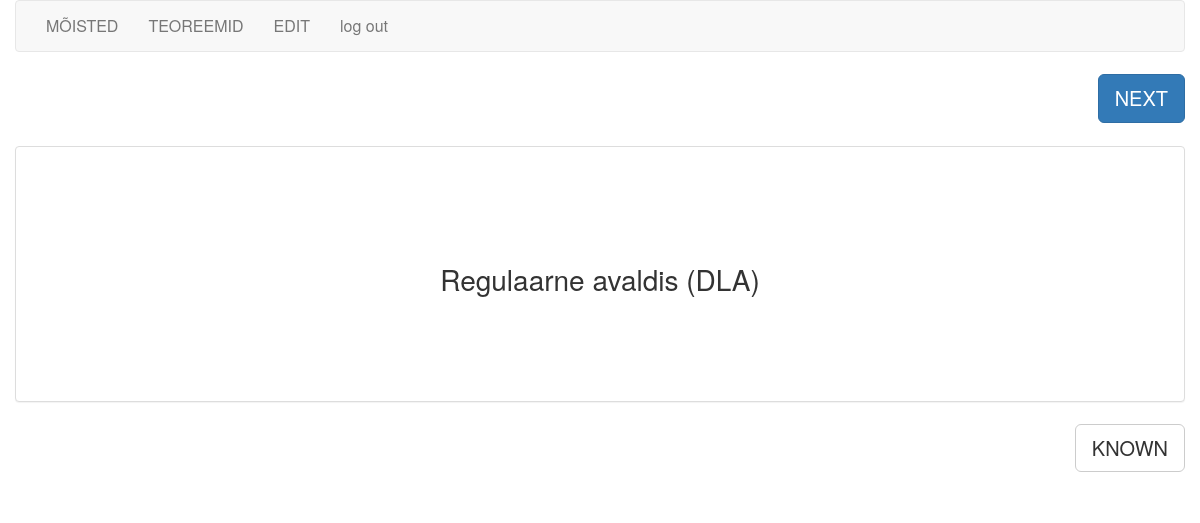
/code (signed in), run on an earlier commit of the app's database.
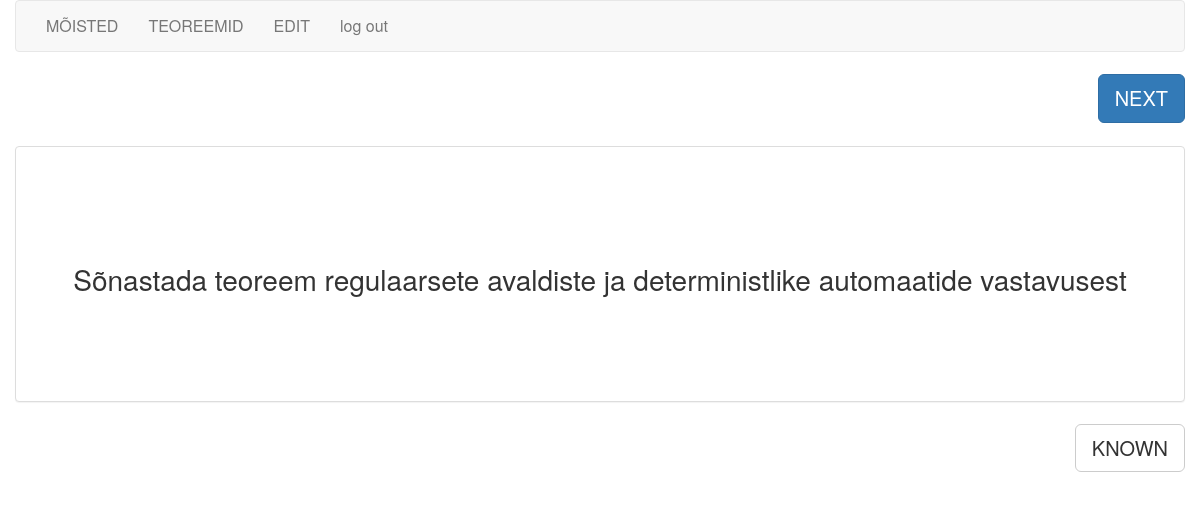
And on a later commit of the database.
### tables this page shows
CREATE TABLE cards (
  id integer primary key autoincrement,
  type tinyint not null, /* 1 for vocab, 2 for code */
  front text not null,
  back text not null,
  known boolean default 0
);

### flash_cards.py (the view)
@app.route('/code')
@app.route('/code/<card_id>')
def code(card_id=None):
    if not session.get('logged_in'):
        return redirect(url_for('login'))
    return memorize("code", card_id)

### flash_cards.py (called while the page is built)
def connect_db():
    rv = sqlite3.connect(app.config['DATABASE'])
    rv.row_factory = sqlite3.Row
    return rv

def get_db():
    if not hasattr(g, 'sqlite_db'):
        g.sqlite_db = connect_db()
    return g.sqlite_db

def memorize(card_type, card_id):
    if card_type == "general":
        type = 1
    elif card_type == "code":
        type = 2
    else:
        return redirect(url_for('cards'))
    if card_id:
        card = get_card_by_id(card_id)
    else:
        card = get_card(type)
    if not card:
        flash("You've learned all the " + card_type + " cards.")
        return redirect(url_for('cards'))
    short_answer = (len(card['back']) < 75)
    return render_template('memorize.html',
                           card=card,
                           card_type=card_type,
                           short_answer=short_answer)

def get_card(type):
    db = get_db()
    query = '''
      SELECT
        id, type, front, back, known
      FROM cards
      WHERE
        type = ?
        and known = 0
      ORDER BY RANDOM()
      LIMIT 1
    '''
    cur = db.execute(query, [type])
    return cur.fetchone()

### templates/memorize.html (shortened to what this page needs)
{% extends "layout.html" %}
{% block body %}
    <div class="container">
        <div class="row memorizePanel">
                <div class="row">
                    <div class="col-xs-12 text-right">
                        <a href="{{ url_for(card_type) }}" id="nextCard" class="btn btn-lg text-uppercase btn-primary">
                            Next
                        </a>
                    </div>
                </div>
                <br/>
                <div class="row">
                    <div class="col-xs-12">
                        <div class="panel panel-default cardFront flipCard">
                            <div class="panel-body">
                                <div class="alignContainer">
                                    <div class="alignMiddle frontText">
                                        <h3 class="text-center">{{ card.front }}</h3>
                                    </div>
                                </div>
                            </div>
                        </div>
                    </div>
                </div>
                <div class="row">
                    <div class="col-xs-12 text-right">
                        <a href="{{ url_for('mark_known', card_id=card.id, card_type=card_type) }}" id="known"
                           class="btn text-uppercase btn-default btn-lg">
                            known
                        </a>
                    </div>
                </div>
                <br/>
        </div>
    </div>
{% endblock %}

### templates/layout.html (shortened to what this page needs)
<!doctype html>
<html>
<head>
    <link rel=stylesheet type=text/css href="{{ url_for('static', filename='bootstrap.min.css') }}"/>
    <link rel=stylesheet type=text/css href="{{ url_for('static', filename='style.css') }}"/>
</head>
<body>
<div class="container">
    <div class="row">
        <nav class="navbar navbar-default">
            <div class="container">
                <div class="row">
                    <div class="collapse navbar-collapse">
                        <ul class="nav navbar-nav">
                            {% if session.logged_in %}
                                <li><a href="{{ url_for('general') }}">MÕISTED</a></li>
                                <li><a href="{{ url_for('code') }}">TEOREEMID</a></li>
                                <li><a href="{{ url_for('cards') }}">EDIT</a></li>
                                <li><a href="{{ url_for('logout') }}">log out</a></li>
                            {% else %}
                                <li><a href="{{ url_for('login') }}">log in</a></li>
                            {% endif %}
                        </ul>
                    </div>
                </div>
            </div>
        </nav>
        {% block body %}{% endblock %}
    </div>
</div>
</body>
</html>

### static/style.css (style rules this page uses)
.alignContainer { display: table; width: 100%; }
.alignMiddle { height: 14em; display: table-cell; vertical-align: middle; }
.navbar-collapse.collapse { display: block !important; }
.navbar-nav > li, .navbar-nav { float: left !important; }

What changed in the data, as far as the page shows it:
changed cards: front "Regulaarne avaldis (DLA)" → "Sõnastada teoreem regulaarsete avaldiste ja deterministlike automaatide vastavusest"
